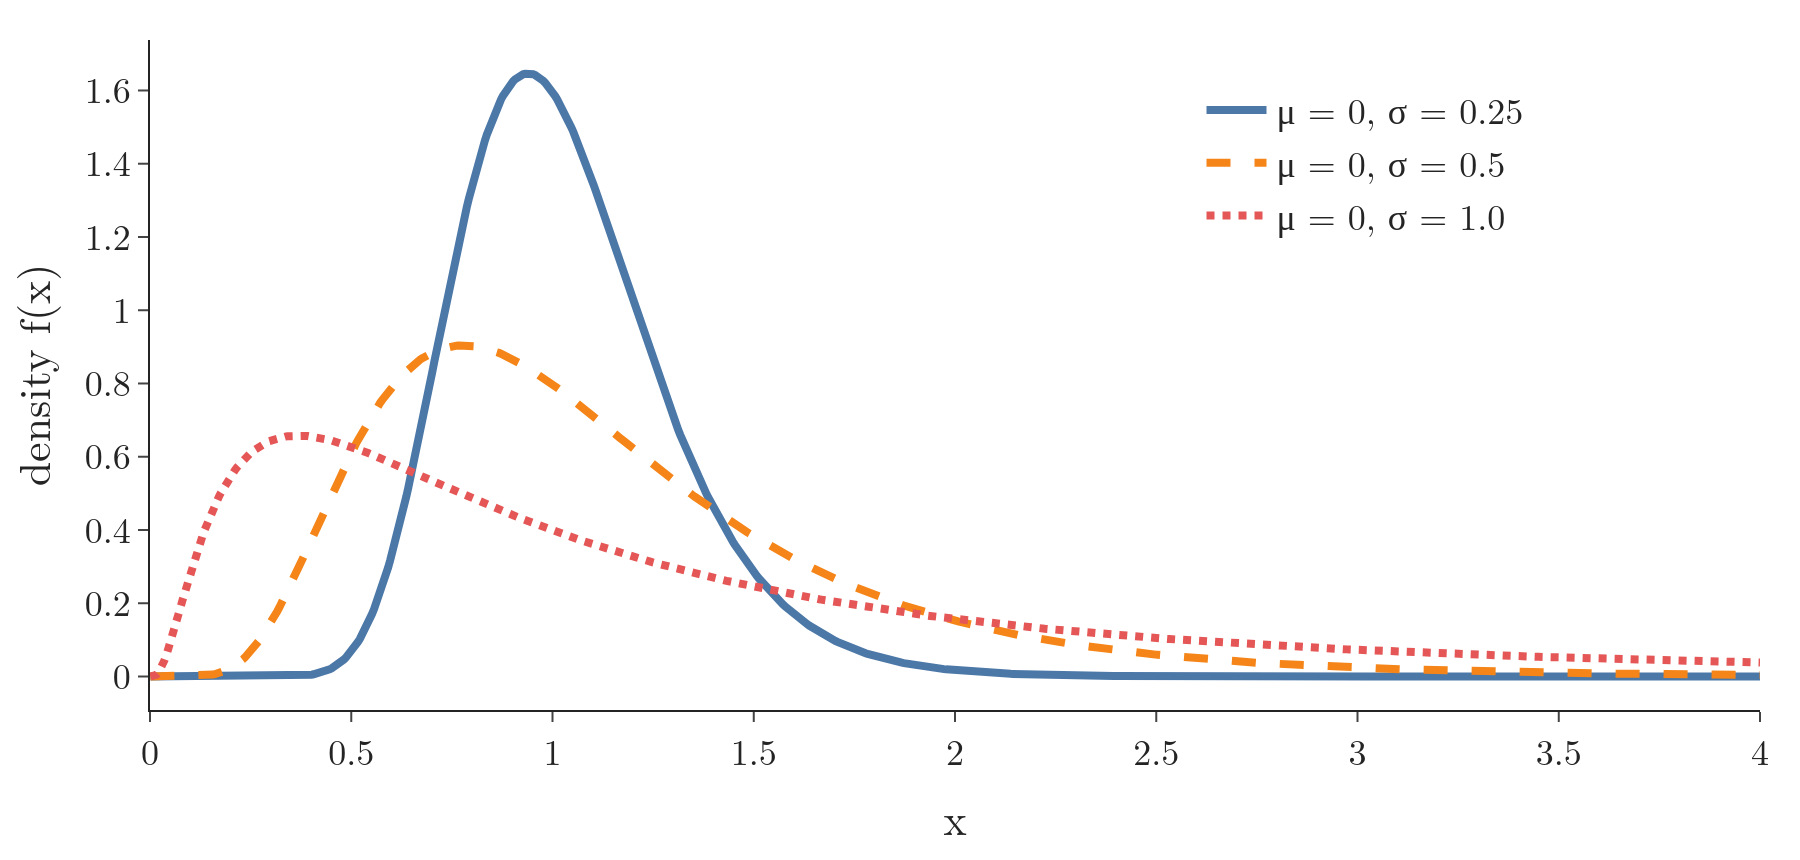

This chart was generated by the following Python code:
"""Log-normal PDFs with mu = 0 and growing sigma: the larger sigma, the more spread and the longer the right tail."""
from pathlib import Path
import numpy as np
import plotly.graph_objects as go
from scipy import stats

here = Path(__file__).parent
x = np.linspace(0.001, 4, 800)
fig = go.Figure()
for s, colour, dash in ((0.25, "#4C78A8", "solid"), (0.5, "#F58518", "dash"), (1.0, "#E45756", "dot")):
    fig.add_scatter(x=x, y=stats.lognorm(s=s, scale=1).pdf(x), mode="lines", name=f"μ = 0, σ = {s}",
                    line=dict(color=colour, width=4, dash=dash))
fig.update_layout(template="simple_white", width=900, height=430, xaxis=dict(title="x", range=[0, 4], dtick=0.5), yaxis_title="density f(x)",
                  legend=dict(x=0.65, y=0.95, font=dict(size=18)),
                  font=dict(family="Latin Modern Roman", size=18), margin=dict(l=70, r=20, t=20, b=50))
fig.write_image(here / "lognormal_shapes.png", scale=2)
fig.write_image(here / "lognormal_shapes.pdf")
